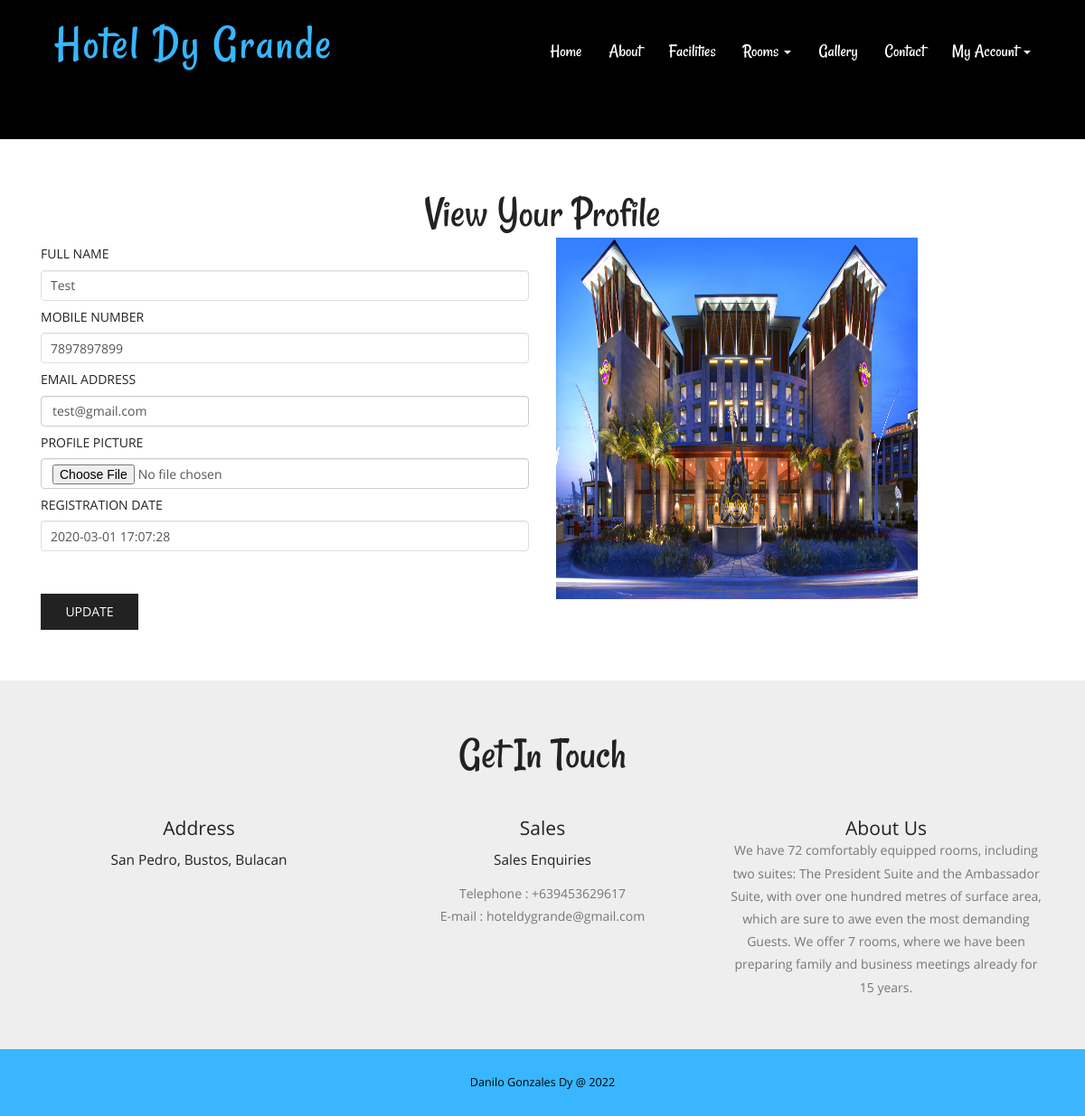
The app's page /profile.php (signed in) with its own data.
### tables this page shows
CREATE TABLE `tbluser` (
  `ID` int(10) NOT NULL,
  `FullName` varchar(200) DEFAULT NULL,
  `MobileNumber` bigint(10) DEFAULT NULL,
  `Email` varchar(120) DEFAULT NULL,
  `avatar` text DEFAULT NULL,
  `Password` varchar(120) DEFAULT NULL,
  `status` tinyint(1) NOT NULL,
  `code` text NOT NULL,
  `RegDate` timestamp NULL DEFAULT current_timestamp()
);

CREATE TABLE `tblpage` (
  `ID` int(10) NOT NULL,
  `PageType` varchar(120) DEFAULT NULL,
  `PageTitle` varchar(200) DEFAULT NULL,
  `PageDescription` mediumtext DEFAULT NULL,
  `Email` varchar(120) DEFAULT NULL,
  `MobileNumber` bigint(10) DEFAULT NULL,
  `UpdationDate` timestamp NULL DEFAULT NULL ON UPDATE current_timestamp()
);

### profile.php (the view, shortened to what this page needs)
<?php
include('includes/dbconnection.php');
if (strlen($_SESSION['hbmsuid']==0)) {
  header('location:logout.php');
  } else{
  ?>
<!DOCTYPE HTML>
<html>
<head>
<link href="css/bootstrap.css" rel="stylesheet" type="text/css" media="all">
<link href="css/style.css" rel="stylesheet" type="text/css" media="all" />
</head>
<body>
			<div class="header head-top">
				<div class="container">
			<?php include_once('includes/header.php');?>
		</div>
</div>
			<div class="content">
				<div class="contact">
				<div class="container">
					<h2>View Your Profile</h2>
				<div class="contact-grids">
						<div class="col-md-6 contact-right">
							<form method="post" enctype="multipart/form-data">
								<?php
$uid=$_SESSION['hbmsuid'];
$sql="SELECT * from  tbluser where ID=:uid";
$query = $dbh -> prepare($sql);
$query->bindParam(':uid',$uid,PDO::PARAM_STR);
$query->execute();
$results=$query->fetchAll(PDO::FETCH_OBJ);
$cnt=1;
if($query->rowCount() > 0)
{
foreach($results as $row)
{               ?>
								<h5>Full Name</h5>
								<input type="text" value="<?php  echo $row->FullName;?>" name="fname" required="true" class="form-control">
								<h5>Mobile Number</h5>
								<input type="text" name="mobno" class="form-control" required="true" maxlength="11" pattern="[0-9]+" value="<?php  echo $row->MobileNumber;?>">
								<h5>Email Address</h5>
								<input type="email" class="form-control" value="<?php  echo $row->Email;?>" name="email" required="true" readonly='true'>
								<h5>Profile Picture</h5>
								<input type="file" name="pp" accept="image/png, image/gif, image/jpeg" class="form-control">
								<h5>Registration Date</h5>
								<input type="text" value="<?php  echo $row->RegDate;?>" class="form-control" name="password" readonly="true">
								<br /><?php $cnt=$cnt+1;}} ?>
								<br/>
								 <input type="submit" value="Update" name="submit">
						 	 </form>
						</div>
						<div class="col-md-6 contact-right">
							<?php
							if ($row->avatar == NULL) {
								echo "<img src='images/img.jpg' width='400' height='400' />";
							}
							else {
								echo "<img src='images/avatar/" . $row->avatar ."' width='400' height='400' />";
							}
							?>
						</div>
						<div class="clearfix"></div>
					</div>
				</div>
			</div>
		<?php include_once('includes/getintouch.php');?>
			</div>
			<?php include_once('includes/footer.php');?>
</html><?php }  ?>

### includes/getintouch.php
<div class="touch-section">
					<div class="container">
						<h3>get in touch</h3>
						<div class="touch-grids">
							<?php
$sql="SELECT * from tblpage where PageType='contactus'";
$query = $dbh -> prepare($sql);
$query->execute();
$results=$query->fetchAll(PDO::FETCH_OBJ);
$cnt=1;
if($query->rowCount() > 0)
{
foreach($results as $row)
{               ?>
							<div class="col-md-4 touch-grid">
								<h4>address</h4>
								<h5><?php  echo htmlentities($row->PageDescription);?></h5>
							</div>
							<div class="col-md-4 touch-grid">
								<h4>Sales</h4>
								<h5>Sales Enquiries</h5>
								<p>Telephone : +<?php  echo htmlentities($row->MobileNumber);?></p>
							<p>E-mail : <?php  echo htmlentities($row->Email);?></p>
							</div><?php $cnt=$cnt+1;}} ?>
							<div class="col-md-4 touch-grid">
								<?php
$sql="SELECT * from tblpage where PageType='aboutus'";
$query = $dbh -> prepare($sql);
$query->execute();
$results=$query->fetchAll(PDO::FETCH_OBJ);
$cnt=1;
if($query->rowCount() > 0)
{
foreach($results as $row)
{               ?>
							<h4><?php  echo htmlentities($row->PageTitle);?></h4>
								<p><?php  echo htmlentities($row->PageDescription);?></p>
							</div><?php $cnt=$cnt+1;}} ?>
							<div class="clearfix"></div>
						</div>
					</div>
					</div>

### css/style.css (style rules this page uses)
h1,h2,h3,h4,h5,h6 { padding:0 0; margin:0 0; }
p { padding:0 0; margin:0 0; }
body { padding:0 0; margin:0 0; font-family: 'OpenSans-Regular' }
.header { background:url(../images/banner1.jpg) no-repeat 0px 0px; background-size:cover; -webkit-background-size: cover; -moz-background-size: cover; -o-background-size: cover; -ms-background-size: cover; min-height:764px; padding-bottom: 4em; }
.touch-section { padding: 4em 0; text-align: center; background-color: #eee; }
.touch-grids { margin-top: 3em; }
.touch-grid h4 { font-size: 1.5em; color: #222; text-transform: capitalize; }
.touch-section h3 { font-size: 3.5em; text-transform: capitalize; font-family: 'Rancho-Regular'; color: #222; }
.touch-grid h5 { font-size: 1.1em; padding: 1em 0; color: #222; }
.touch-grid p { font-size: 1em; line-height: 1.8em; color: #777; }
.head-top { min-height: 115px !important; }
.contact { padding: 4em 0; }
.contact h2 { font-size: 3.5em; text-transform: capitalize; font-family: 'Rancho-Regular'; color: #222; text-align:center; }
.contact-right h5 { font-size:1em; text-transform: uppercase; font-weight: 400; padding: 10px 0; color: #222; }
.contact-right input[type="text"] { width: 100%; padding: 10px 10px; font-size: 1em; outline: none; border: 1px solid #dcdee0; }
.contact-right input[type="submit"] { width: 20%; font-size: 1em; text-transform: uppercase; background: #222; border: none; outline: none; margin-top: 0.5em; color: #fff; font-weight: 500; padding: 10px 0; }
@media (max-width:1440px) { .header { min-height: 679px; } }
@media (max-width:1366px) { .header { min-height: 652px; } }
@media (max-width:1280px) { .header { min-height: 602px; } }

### records on screen
tbluser: fname "Test", mobno "7897897899", email "test@gmail.com", password "2020-03-01 17:07:28"
tblpage: PageDescription "San Pedro, Bustos, Bulacan", MobileNumber "639453629617", Email "hoteldygrande@gmail.com"
tblpage: PageTitle "About Us", PageDescription "We have 72 comfortably equipped rooms, including two suites: The President Suite and the Ambassador Suite, with over one hundred metres of surface area, which are sure to awe even the most demanding Guests. We offer 7 rooms, where we have been preparing family and business meetings already for 15 years."
